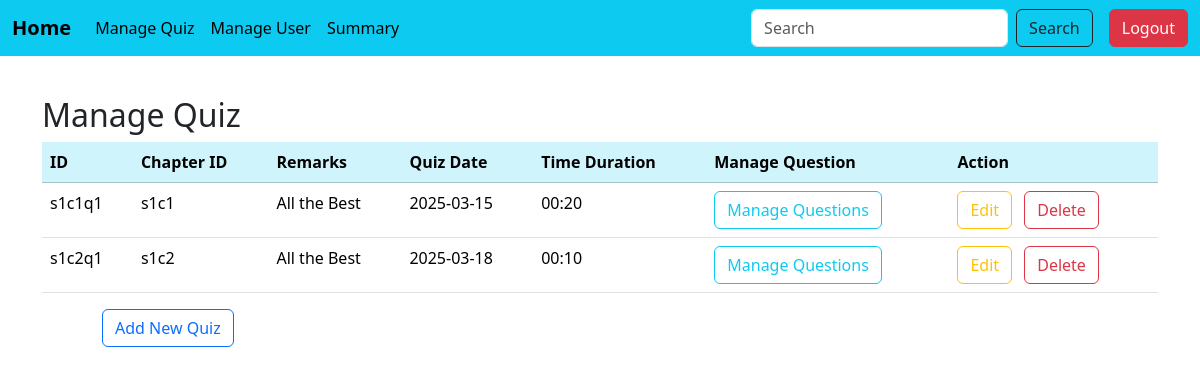
The app's page /manage_quiz, older data.
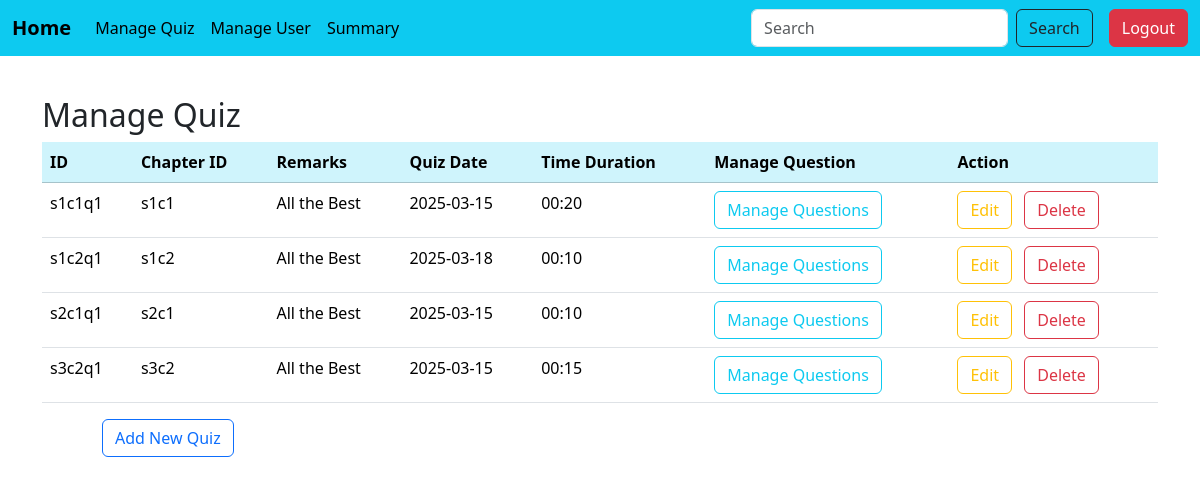
The same page, newer data.
### models.py (models this page shows)
class Quiz(db.Model):
    __tablename__='quiz'
    id=db.Column(db.String(50),primary_key=True)
    chapter_id=db.Column(db.String(100),db.ForeignKey('chapter.id'),nullable=False)
    remarks=db.Column(db.String(100),nullable=False)
    quiz_date=db.Column(db.Date,nullable=False)
    time_dur=db.Column(db.String(5),nullable=False)
    chapter=db.relationship('Chapter',backref=db.backref('quizzes',cascade="all,delete-orphan"))

### app.py (the view)
@app.route('/manage_quiz')
def manage_quiz():
    quizzes =Quiz.query.all()
    return render_template("manage_quiz.html",quizzes=quizzes)

### templates/manage_quiz.html (shortened to what this page needs)
{% include 'admin_sidebar.html'%}
<div class="container mt-5">
    <h2>Manage Quiz</h2>
    <table class="table table-hover">
        <thead class="table-info">
          <tr>
            <th>ID</th>
            <th>Chapter ID</th>
            <th>Remarks</th>
            <th>Quiz Date</th>
            <th>Time Duration</th>
            <th>Manage Question</th>
            <th>Action</th>
          </tr>
        </thead>
        <tbody>
          {%for quiz in quizzes%}
          <tr>
            <td>{{quiz.id}}</td>
            <td>{{quiz.chapter_id}}</td>
            <td>{{quiz.remarks}}</td>
            <td>{{quiz.quiz_date}}</td>
            <td>{{quiz.time_dur}}</td>
            <td><a href="{{url_for('manage_question',quiz_id=quiz.id)}}"class="btn btn-outline-info">Manage Questions</a></td>
            <td>
            <a href="{{url_for('edit_quiz',quiz_id=quiz.id)}}"class="btn btn-outline-warning me-2 d-inline-block">Edit</a>
            <form action="{{url_for('delete_quiz',quiz_id=quiz.id)}}" method="post" class="d-inline-block">
                <button class="btn btn-outline-danger" type="submit">Delete</button>
            </form>
            </td>
          </tr>
          {%endfor%}
        </tbody>
      </table>
</div>
<div class="row justify-content-center">
  <div class="col-md-10">
    <a href="{{url_for('add_quiz')}}" class="btn btn-outline-primary">Add New Quiz</a>
  </div>
</div>

### templates/admin_sidebar.html (shortened to what this page needs)
<!DOCTYPE html>
<html lang="en">
<head>
    <link href="https://cdn.jsdelivr.net/npm/bootstrap@5.3.3/dist/css/bootstrap.min.css" rel="stylesheet">
</head>
<body>
    <nav class="navbar navbar-expand-lg navbar-dark bg-info fixed-top">
        <div class="container-fluid">
          <a class="navbar-brand fw-bold text-black" href="{{url_for('admin_dashboard')}}">Home</a>
          <div class="collapse navbar-collapse" id="navbarNav">
            <ul class="navbar-nav me-auto mb-2 mb-lg-0">
                  <li class="nav-item">
                    <a class="nav-link text-black" href="{{url_for('manage_quiz')}}">Manage Quiz</a>
                  </li>
                  <li class="nav-item">
                    <a class="nav-link text-black" href="{{url_for('manage_user')}}">Manage User</a>
                  </li>
                  <li class="nav-item">
                    <a class="nav-link text-black" href="{{url_for('admin_summary')}}">Summary</a>
                  </li>
            </ul>
            <form class="d-flex" role="search" action="{{url_for('search')}}" >
              <input class="form-control me-2" type="search" name="search" placeholder="Search" aria-label="Search">
              <button class="btn btn-outline-dark" type="submit">Search</button>
            </form>
            <a class="btn btn-danger ms-3" href="{{url_for('logout')}}">Logout</a>
          </div>
        </div>
      </nav>
</body>
</html>

Row changes from the older to the newer data that the page shows:
added Quiz: id "s2c1q1", chapter_id "s2c1", remarks "All the Best", quiz_date "2025-03-15", time_dur "00:10"
added Quiz: id "s3c2q1", chapter_id "s3c2", remarks "All the Best", quiz_date "2025-03-15", time_dur "00:15"
